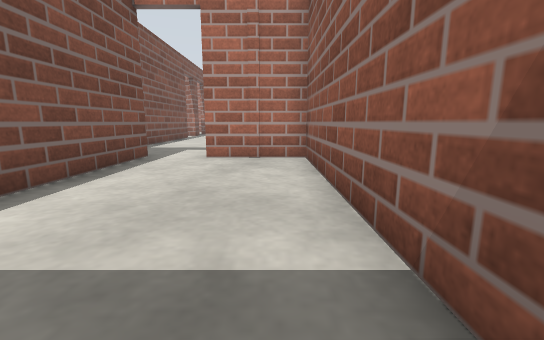
View 1 (above)

21 first-person views from a walk through a Gazebo world. The camera is 0.5 m above the floor, tilts 10° down and sees 90° across. The floor is counted in squares, 0.5 m on a side. Each view is taken from the middle of a square. On the plan, view 1 faces up. The plan holds only what a view shows up to about 11 squares ahead; the rest is blank. The place goes on beyond the plan.

View 2
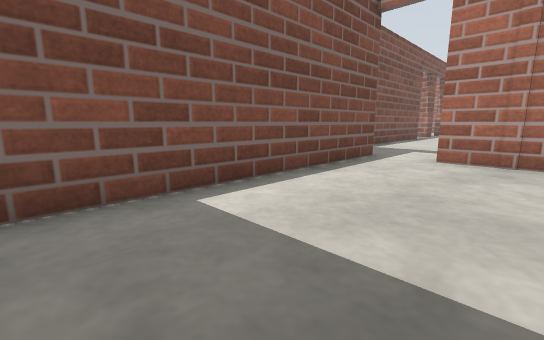

View 3
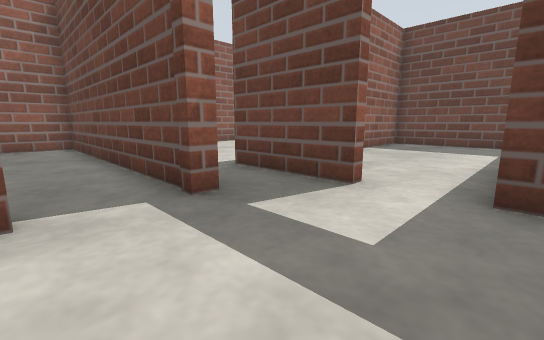

View 4
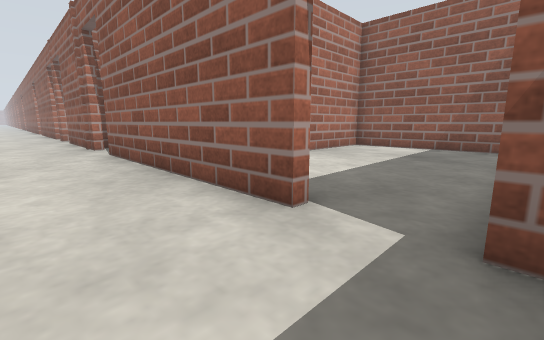

View 5
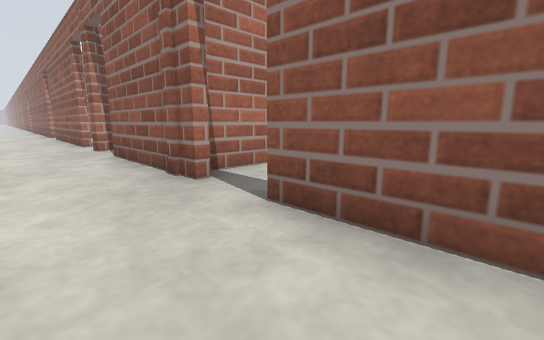

View 6
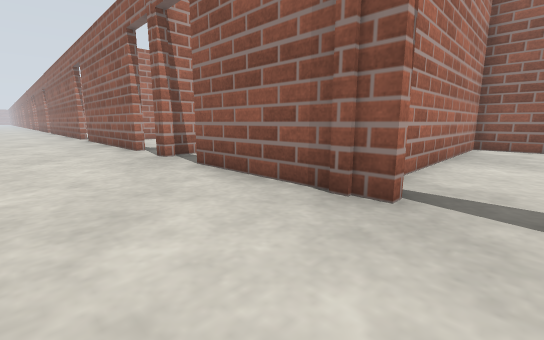

View 7
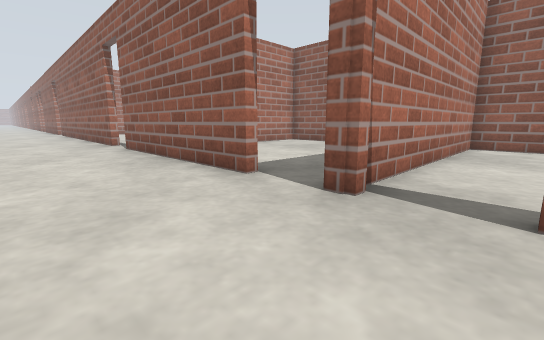

View 8
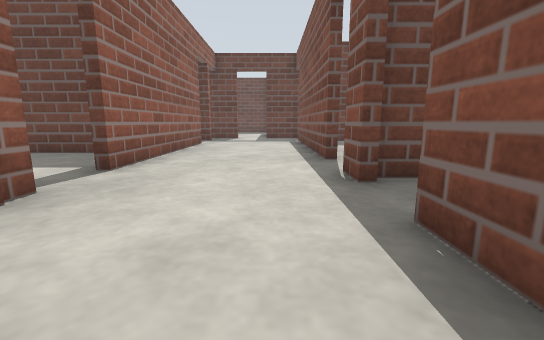

View 9
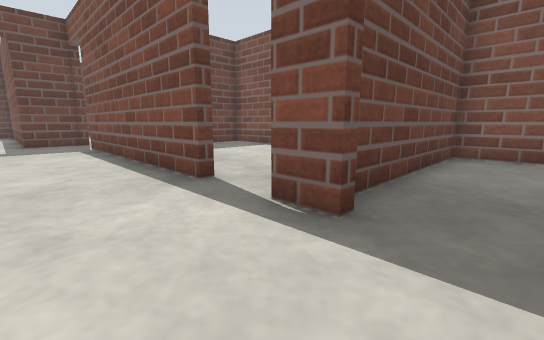

View 10
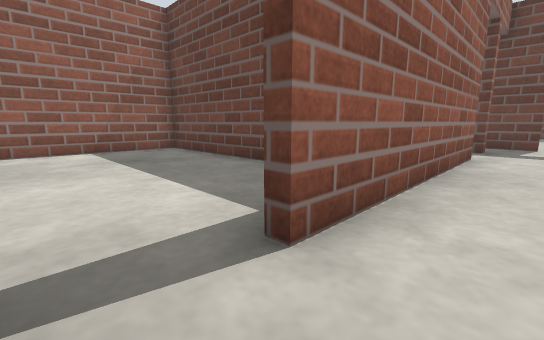

View 11
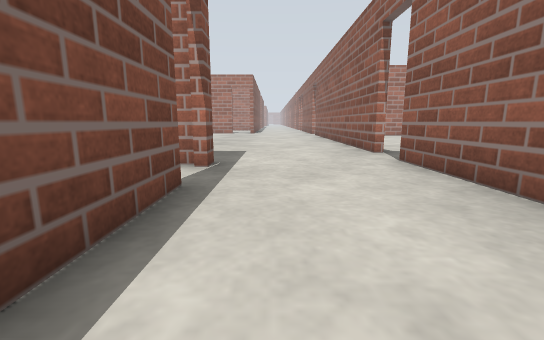

View 12
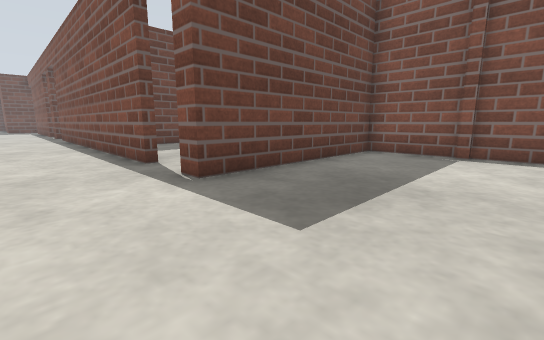

View 13
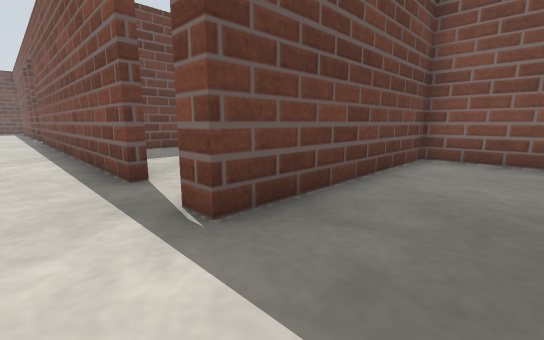

View 14
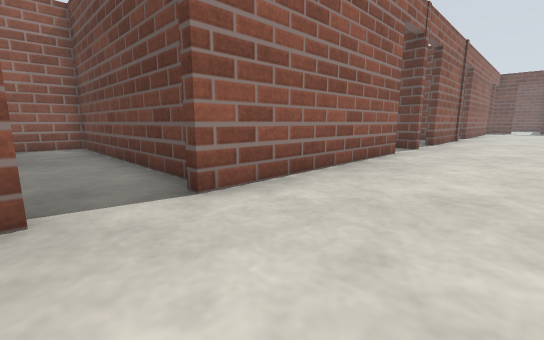

View 15
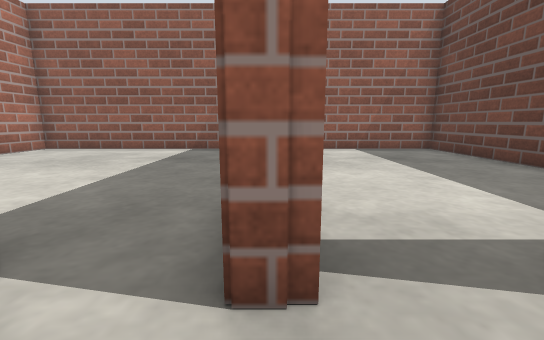

View 16
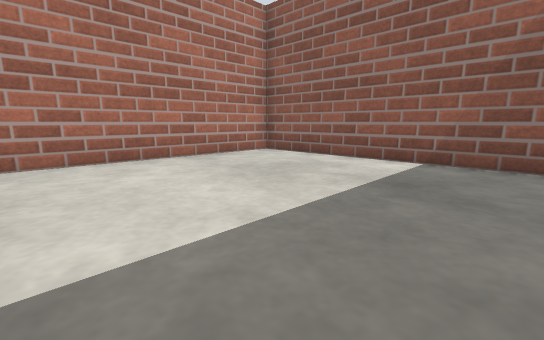

View 17
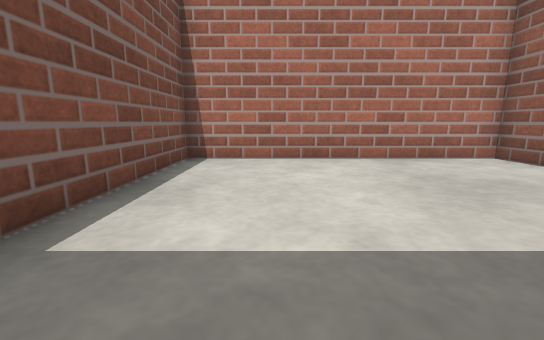

View 18
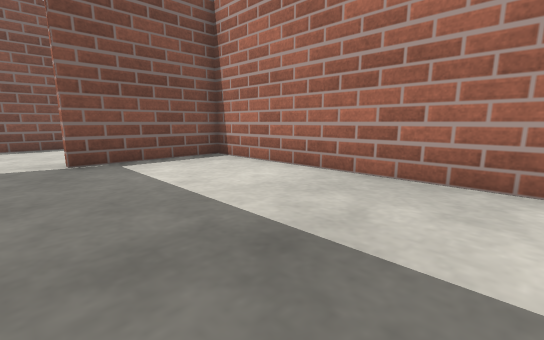

View 19
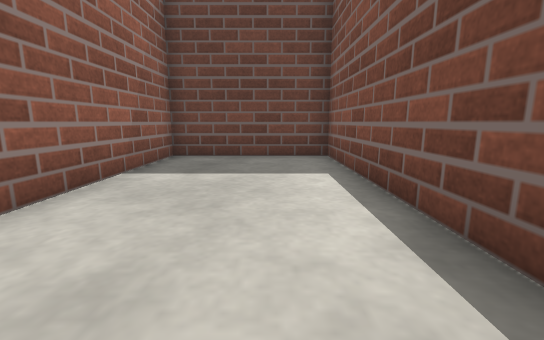

View 20
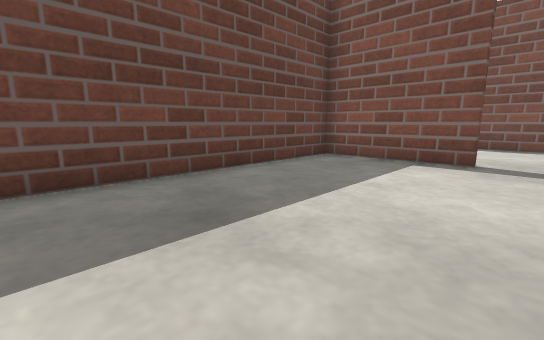

View 21
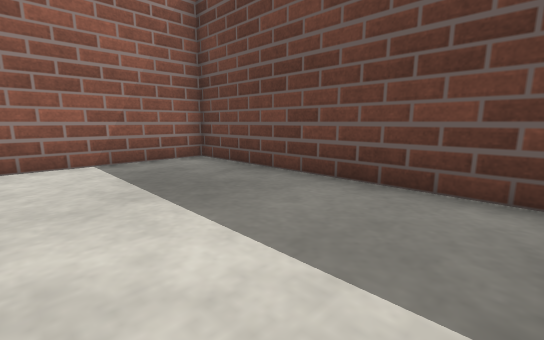

### Floor plan
Points are (right, up) in squares from view 1. A wall is a line through its corners. A room is listed if a view was taken in it or the views show most of it. See-through windows are left out.
Room 1 (views 1, 2, 19)
walls: (-3.7, 8) (-3.7, -1.1) (1, -1.1) (1, 7.7) (-1.9, 7.7)
ways out: open door at (-1.2, 8.3) to room 2
Room 2 (views 3, 4, 5, 6, 7, 8, 9, 10, 11, 12, 13, 14, 15)
walls: (-0.6, 27.7) (-0.6, 28.2); (-0.6, 30.1) (-0.6, 37.1); (-5.4, 34.2) (-5.4, 22.3); (-5.4, 20.6) (-5.4, 19.5); (-0.6, 21.2) (-0.6, 25.9); (-5.4, 17.7) (-5.4, 9.9); (-0.6, 38.9) (-0.6, 41.5); (-12, 39.4) (-12, 36.8) (-5.4, 36.8) (-5.4, 36); (-12, 41.1) (-12, 39.5); (-0.6, 12) (-0.6, 19.4); (-0.6, 9.8) (-0.6, 10.1); (-5.6, 8) (-3.7, 8)
ways out: open door at (-1.2, 8.3) to room 1; open door at (-0.5, 29.5) to room 3; open door at (-0.5, 11.5) to room 4; open door at (-0.5, 26.5) to room 5; open door at (-0.5, 38) to room 6; open door at (-0.5, 20.5) to room 7; open door at (-12, 41); open door at (-5.8, 9); open door at (-5.7, 35.3); open door at (-5.5, 18.5); open door at (-5, 21.5)
Room 3 (views 16, 17)
walls: (8.2, 28.9) (8.2, 36.5) (-0.3, 36.5) (-0.3, 31.1)
ways out: open door at (-0.5, 29.5) to room 2
Room 4 (view 18)
walls: (7.5, 15.9) (-0.3, 15.9) (-0.3, 12); (-0.6, 10.1) (8.2, 10.1) (8.2, 15.4)
ways out: open door at (-0.5, 11.5) to room 2
Room 5 (view 20)
walls: (-0.3, 25.9) (-0.3, 22.1) (8.2, 22.1) (8.2, 27.9) (-0.4, 27.9)
ways out: open door at (-0.5, 26.5) to room 2
Room 6 (view 21)
walls: (0.3, 36.8) (8.2, 36.8) (8.2, 41.1)
ways out: open door at (-0.5, 38) to room 2
Room 7 (no view inside)
walls: (1.8, 16.2) (8.2, 16.2) (8.2, 21.8) (-0.2, 21.8)
ways out: open door at (-0.5, 20.5) to room 2

Positions as (right, up) in squares from view 1, and headings:
1: (0, 0), facing up
2: (0, 0), facing up-left
3: (-4, 12), facing down-right
4: (-3, 10), facing up-right
5: (-3, 17), facing up-right
6: (-4, 20), facing up-right
7: (-4, 26), facing up-right
8: (-4, 25), facing down
9: (-3, 22), facing down-left
10: (-2, 21), facing down-right
11: (-4, 30), facing up
12: (-3, 41), facing down-left
13: (-4, 39), facing down-left
14: (-4, 39), facing down-right
15: (-2, 28), facing right
16: (1, 29), facing up-right
17: (2, 29), facing up
18: (7, 11), facing up-left
19: (-2, 7), facing down
20: (7, 27), facing down-left
21: (1, 41), facing down-right
